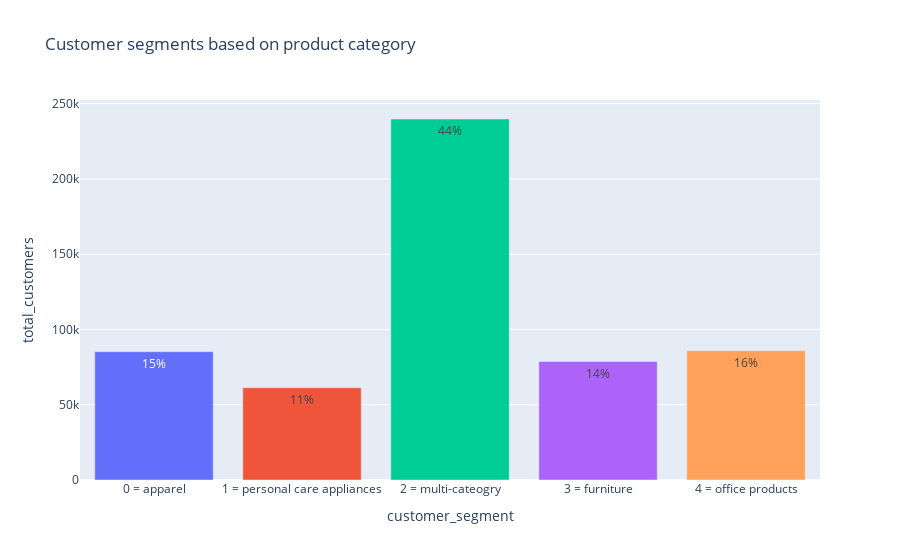

This figure's notebook cell:
### Code cell
# Add '%' sign to percentage total values
count_df['percentage_total'] = count_df['percentage_total'].apply(lambda x: '{0:1.0f}%'.format(x))
# Create chart to show values and % of total
fig = px.bar(count_df , x='customer_segment', 
             y='total_customers',
             title='Customer segments based on product category',
             color='customer_segment',
             text= count_df['percentage_total']
             )

fig.update_layout(showlegend=False)
fig.show()

### Figure 1 — Plotly figure (JSON) as saved in the notebook; plotly's stock layout.template omitted (floating-point values rounded to 4 significant figures)
{"data": [{"alignmentgroup": "True", "hovertemplate": "customer_segment=%{x}<br>total_customers=%{y}<br>percentage_total=%{text}<extra></extra>", "legendgroup": "0 = apparel", "marker": {"color": "#636efa", "pattern": {"shape": ""}}, "name": "0 = apparel", "offsetgroup": "0 = apparel", "orientation": "v", "showlegend": true, "text": ["15%"], "textposition": "auto", "type": "bar", "x": ["0 = apparel"], "xaxis": "x", "y": [85240], "yaxis": "y"}, {"alignmentgroup": "True", "hovertemplate": "customer_segment=%{x}<br>total_customers=%{y}<br>percentage_total=%{text}<extra></extra>", "legendgroup": "1 = personal care appliances", "marker": {"color": "#EF553B", "pattern": {"shape": ""}}, "name": "1 = personal care appliances", "offsetgroup": "1 = personal care appliances", "orientation": "v", "showlegend": true, "text": ["11%"], "textposition": "auto", "type": "bar", "x": ["1 = personal care appliances"], "xaxis": "x", "y": [61315], "yaxis": "y"}, {"alignmentgroup": "True", "hovertemplate": "customer_segment=%{x}<br>total_customers=%{y}<br>percentage_total=%{text}<extra></extra>", "legendgroup": "2 = multi-cateogry", "marker": {"color": "#00cc96", "pattern": {"shape": ""}}, "name": "2 = multi-cateogry", "offsetgroup": "2 = multi-cateogry", "orientation": "v", "showlegend": true, "text": ["44%"], "textposition": "auto", "type": "bar", "x": ["2 = multi-cateogry"], "xaxis": "x", "y": [239806], "yaxis": "y"}, {"alignmentgroup": "True", "hovertemplate": "customer_segment=%{x}<br>total_customers=%{y}<br>percentage_total=%{text}<extra></extra>", "legendgroup": "3 = furniture", "marker": {"color": "#ab63fa", "pattern": {"shape": ""}}, "name": "3 = furniture", "offsetgroup": "3 = furniture", "orientation": "v", "showlegend": true, "text": ["14%"], "textposition": "auto", "type": "bar", "x": ["3 = furniture"], "xaxis": "x", "y": [78705], "yaxis": "y"}, {"alignmentgroup": "True", "hovertemplate": "customer_segment=%{x}<br>total_customers=%{y}<br>percentage_total=%{text}<extra></extra>", "legendgroup": "4 = office products", "marker": {"color": "#FFA15A", "pattern": {"shape": ""}}, "name": "4 = office products", "offsetgroup": "4 = office products", "orientation": "v", "showlegend": true, "text": ["16%"], "textposition": "auto", "type": "bar", "x": ["4 = office products"], "xaxis": "x", "y": [85861], "yaxis": "y"}], "layout": {"autosize": true, "barmode": "relative", "legend": {"title": {"text": "customer_segment"}, "tracegroupgap": 0}, "showlegend": false, "title": {"text": "Customer segments based on product category"}, "xaxis": {"anchor": "y", "autorange": true, "categoryarray": ["0 = apparel", "1 = personal care appliances", "2 = multi-cateogry", "3 = furniture", "4 = office products"], "categoryorder": "array", "domain": [0, 1], "range": [-0.5, 4.5], "title": {"text": "customer_segment"}, "type": "category"}, "yaxis": {"anchor": "x", "autorange": true, "domain": [0, 1], "range": [0, 252400.0], "title": {"text": "total_customers"}, "type": "linear"}}}
